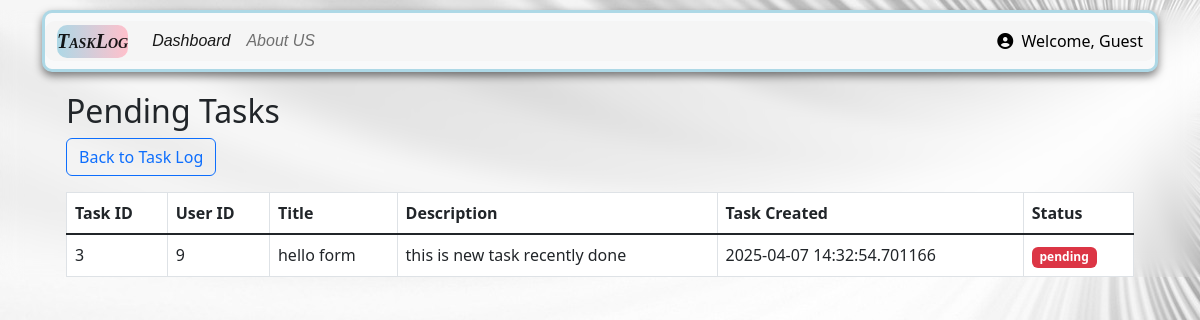
Page /pending_task on the earlier database version.
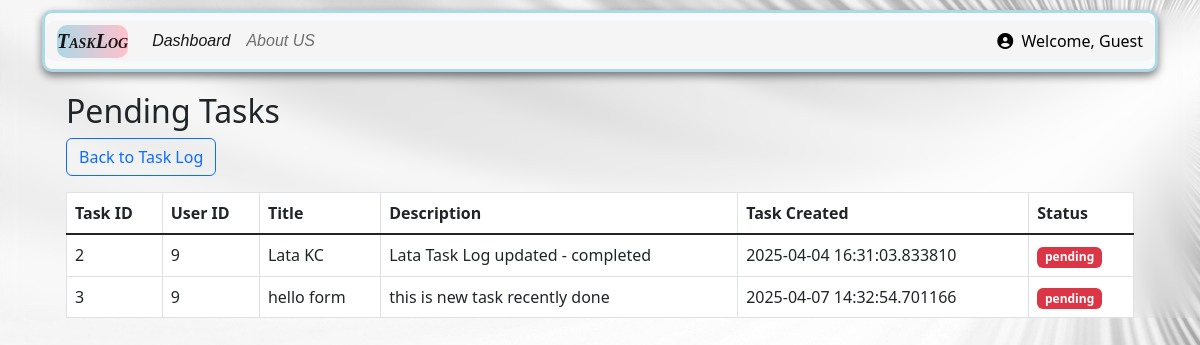
Same page on the later database version.
### app.py (models this page shows, shortened)
class Task_log(db.Model):
    __tablename__ = 'TaskLog'
    task_id = db.Column(db.Integer, primary_key=True)
    user_id = db.Column(db.Integer, db.ForeignKey(
        'user_register.user_id'), nullable=False)
    title = db.Column(db.String(200), nullable=False)
    description = db.Column(db.String(700), nullable=False)
    task_created = db.Column(db.DateTime, default=datetime.utcnow)
    status = db.Column(db.String(50), default="Pending")
    categories = db.relationship(
        'task_catagories', backref='task', cascade="delete",  lazy=True)

### app.py (the view)
@app.route('/pending_task')
def pending_task():
    pending_task = Task_log.query.filter_by(status='pending').all()
    return render_template('pending_tasks.html', alltasklog=pending_task)

### templates/pending_tasks.html
{% extends "base.html" %}
{% block body %}
<div class="container my-3">
    <h2>Pending Tasks</h2>
    <a href="{{ url_for('dashboard') }}" class="btn btn-outline-primary mb-3">Back to Task Log</a>
    {% if alltasklog|length == 0 %}
        <div class="alert alert-warning">No pending tasks found.</div>
    {% else %}
        <table class="table table-bordered">
            <thead>
                <tr>
                    <th>Task ID</th>
                    <th>User ID</th>
                    <th>Title</th>
                    <th>Description</th>
                    <th>Task Created</th>
                    <th>Status</th>
                </tr>
            </thead>
            <tbody>
                {% for task in alltasklog %}
                <tr>
                    <td>{{ task.task_id }}</td>
                    <td>{{ task.user_id }}</td>
                    <td>{{ task.title }}</td>
                    <td>{{ task.description }}</td>
                    <td>{{ task.task_created }}</td>
                    <td><span class="badge bg-danger">{{ task.status }}</span></td>
                </tr>
                {% endfor %}
            </tbody>
        </table>
    {% endif %}
</div>
{% endblock %}

### templates/base.html (shortened to what this page needs)
<!doctype html>
<html lang="en">
  <head>
    <link rel ="stylesheet" href="{{url_for('static', filename='css/style.css')}}">
    <link href="https://cdn.jsdelivr.net/npm/bootstrap@5.1.3/dist/css/bootstrap.min.css" rel="stylesheet">
    <link rel="stylesheet" href="https://cdn.jsdelivr.net/npm/bootstrap-icons@1.10.5/font/bootstrap-icons.css">
    <link href="https://cdn.jsdelivr.net/npm/bootstrap@5.3.0/dist/css/bootstrap.min.css" rel="stylesheet">
    <link href="https://cdnjs.cloudflare.com/ajax/libs/font-awesome/6.5.0/css/all.min.css" rel="stylesheet">
</head>
<body>
    <div class= "container" my-3>
        <nav class="navbar navbar-expand-lg navbar-light bg-light">
            <div class="container-fluid">
              <a class="navbar-brand" href="/">TaskLog </a>
              <div class="collapse navbar-collapse" id="navbarSupportedContent">
                <ul class="navbar-nav me-auto mb-2 mb-lg-0">
                  <li class="nav-item">
                    <a class="nav-link active" aria-current="page" href="/dashboard">Dashboard</a>
                  </li>
                  <li class="nav-item">
                    <a class="nav-link" href="/userdata">About US</a>
                  </li>
                  <li class="nav-item">
                    <a class="nav-link active"></a>
                  </li>
                </ul>
                <div class="d-flex align-items-center">
                  {% if current_user.is_authenticated %}
                    <span class="nav-user"><i class="fas fa-user-circle me-1"></i> <strong>Email:</strong> {{ current_user.email }}</span>
                  {% else %}
                    <span class="nav-user"><i class="fas fa-user-circle me-1"></i> Welcome, Guest</span>
                  {% endif %}
                </div>
              </div>
            </div>
          </nav>
          <div class="container">
            {% block body %}
            {% endblock body %}
          </div>
</body>
</html>

### static/css/style.css (style rules this page uses)
body { background: url('/static/images/white.jpg') ; font-family: 'Segoe UI', sans-serif; backdrop-filter: blur(10px); }
nav { background-color: linear-gradient(to right, lightblue, pink); color: black; padding: 10px; border: 3px solid lightblue ; border-radius: 10px; margin-bottom: 20px; box-shadow: 0px 4px 8px rgba(0,0,0,0.5); }
.navbar-brand { font-weight: bold; color: white; font: italic small-caps bold 18px "Times New Roman", serif; }
.nav-item { font-style: italic; font-size: 16px; font-family: 'Poppins', sans-serif; border-radius: 10px; }
.container { margin-top: 10px; }
.navbar-brand { background: linear-gradient(to right, lightblue, pink); border-radius: 10px; }
.container-fluid { background: whitesmoke; border-radius: 10px; }
.btn-outline-primary { border-radius: 8px; margin-right: 10px; margin-bottom: 10px; }

Differences in the rows shown:
now on this page (row edited): Task_log: task_id "2", user_id "9", title "Lata KC", description "Lata Task Log updated - completed", task_created "2025-04-04 16:31:03.833810", status "pending"
